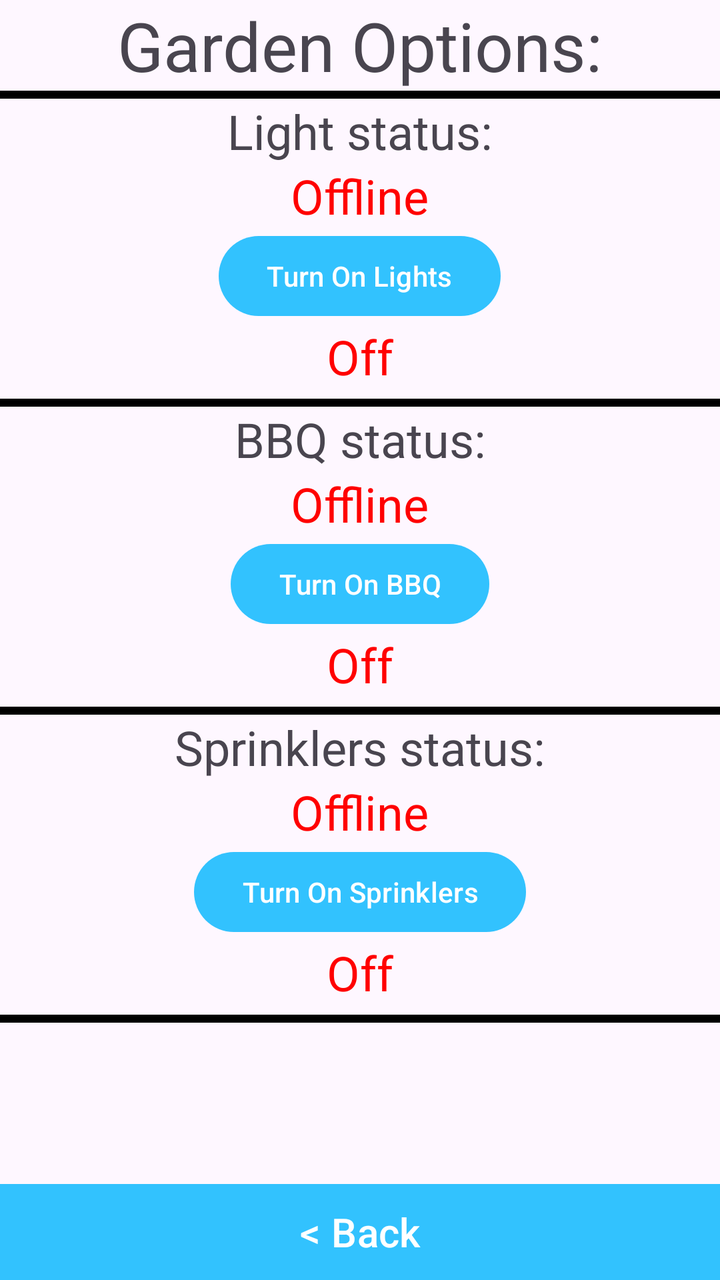
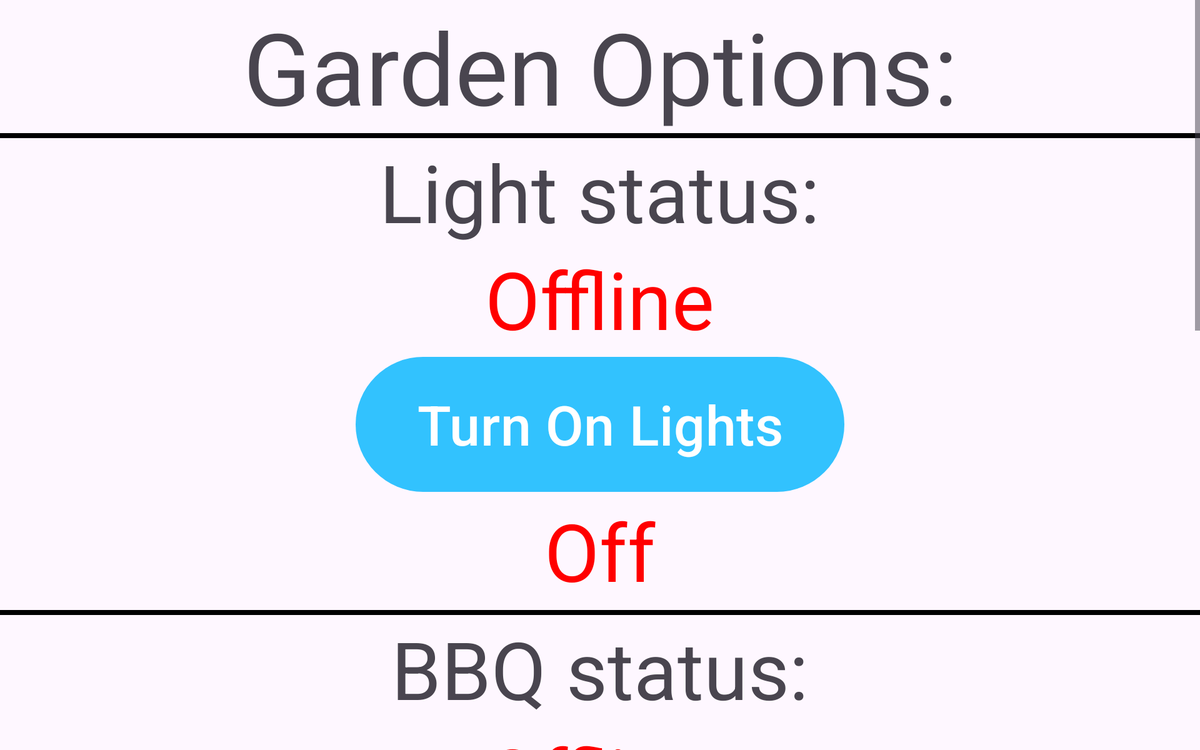

Compare how this app lays out the same screen by default and in its alternative resource folder. The renders come first, then the two layout files and the values they reference.
<!-- AndroidManifest.xml: application theme Theme.MQTT_Project -->
<!-- res/layout/garden_menu.xml -->
<?xml version="1.0" encoding="utf-8"?>
<LinearLayout xmlns:android="http://schemas.android.com/apk/res/android"
    xmlns:app="http://schemas.android.com/apk/res-auto"
    xmlns:tools="http://schemas.android.com/tools"
    android:layout_width="match_parent"
    android:layout_height="match_parent"
    android:orientation="vertical"
    tools:context=".GardenFragment">

    <TextView
        android:id="@+id/txtV_garden_title"
        android:layout_width="match_parent"
        android:layout_height="wrap_content"
        android:text="@string/garden_options"
        android:textAlignment="center"
        android:textSize="34sp" />

    <View
        android:id="@+id/divider"
        android:layout_width="match_parent"
        android:layout_height="4dp"
        android:background="@android:color/black" />

    <LinearLayout
        android:id="@+id/garden_box_1"
        android:layout_width="match_parent"
        android:layout_height="wrap_content"
        android:orientation="vertical">

        <TextView
            android:id="@+id/txtV_garden_lights_title"
            android:layout_width="wrap_content"
            android:layout_height="wrap_content"
            android:layout_gravity="center"
            android:text="@string/light_status"
            android:textSize="24sp" />

        <TextView
            android:id="@+id/txtV_garden_lights_status"
            android:layout_width="wrap_content"
            android:layout_height="wrap_content"
            android:layout_gravity="center"
            android:text="@string/offline_status"
            android:textColor="#FF0000"
            android:textSize="24sp" />

        <Button
            android:id="@+id/btn_garden_lights"
            android:layout_width="wrap_content"
            android:layout_height="wrap_content"
            android:layout_gravity="center"
            android:text="@string/turn_on_lights" />

        <TextView
            android:id="@+id/garden_lights_status"
            android:layout_width="wrap_content"
            android:layout_height="wrap_content"
            android:layout_gravity="center"
            android:text="@string/status_off"
            android:textSize="24sp"
            android:textColor="#FF0000"/>

        <View
            android:id="@+id/divider1"
            android:layout_width="match_parent"
            android:layout_height="4dp"
            android:layout_marginTop="5dp"
            android:background="@android:color/black" />

    </LinearLayout>

    <LinearLayout
        android:id="@+id/garden_box_2"
        android:layout_width="match_parent"
        android:layout_height="wrap_content"
        android:orientation="vertical">

        <TextView
            android:id="@+id/txtV_garden_doors_title"
            android:layout_width="wrap_content"
            android:layout_height="wrap_content"
            android:layout_gravity="center"
            android:text="@string/bbq_status"
            android:textSize="24sp" />

        <TextView
            android:id="@+id/txtV_garden_BBQ_status"
            android:layout_width="wrap_content"
            android:layout_height="wrap_content"
            android:layout_gravity="center"
            android:text="@string/offline_status"
            android:textColor="#FF0000"
            android:textSize="24sp" />

        <Button
            android:id="@+id/btn_garden_BBQ"
            android:layout_width="wrap_content"
            android:layout_height="wrap_content"
            android:layout_gravity="center"
            android:text="@string/turn_on_bbq" />

        <TextView
            android:id="@+id/garden_bbq_status"
            android:layout_width="wrap_content"
            android:layout_height="wrap_content"
            android:layout_gravity="center"
            android:text="@string/status_off"
            android:textSize="24sp"
            android:textColor="#FF0000"/>

        <View
            android:id="@+id/divider2"
            android:layout_width="match_parent"
            android:layout_height="4dp"
            android:layout_marginTop="5dp"
            android:background="@android:color/black" />
    </LinearLayout>

    <LinearLayout
        android:id="@+id/garden_box_3"
        android:layout_width="match_parent"
        android:layout_height="wrap_content"
        android:orientation="vertical">

        <TextView
            android:id="@+id/txtV_garden_sprinklers"
            android:layout_width="wrap_content"
            android:layout_height="wrap_content"
            android:layout_gravity="center"
            android:text="@string/sprinklers_status"
            android:textSize="24sp" />

        <TextView
            android:id="@+id/txtV_garden_sprinklers_status"
            android:layout_width="wrap_content"
            android:layout_height="wrap_content"
            android:layout_gravity="center"
            android:text="@string/offline_status"
            android:textColor="#FF0000"
            android:textSize="24sp" />

        <Button
            android:id="@+id/btn_garden_sprinklers"
            android:layout_width="wrap_content"
            android:layout_height="wrap_content"
            android:layout_gravity="center"
            android:text="@string/turn_on_sprinklers" />

        <TextView
            android:id="@+id/garden_sprinklers_status"
            android:layout_width="wrap_content"
            android:layout_height="wrap_content"
            android:layout_gravity="center"
            android:text="@string/status_off"
            android:textSize="24sp"
            android:textColor="#FF0000"/>

        <View
            android:id="@+id/divider3"
            android:layout_width="match_parent"
            android:layout_height="4dp"
            android:layout_marginTop="5dp"
            android:background="@android:color/black" />

    </LinearLayout>

    <LinearLayout
    android:layout_width="match_parent"
    android:layout_height="0dp"
    android:layout_weight="1">
        <Button
        android:id="@+id/btn_garden_back"
        android:layout_width="match_parent"
        android:layout_height="wrap_content"
        android:background="#000000"
        android:text="@string/back"
        android:textSize="20sp"
        app:layout_constraintBottom_toBottomOf="parent"
        app:layout_constraintEnd_toEndOf="parent"
        app:layout_constraintStart_toStartOf="parent"
        tools:ignore="VisualLintButtonSize"
        android:layout_gravity="bottom"/>
    </LinearLayout>

</LinearLayout>
<!-- resources referenced by this layout -->
<resources>
  <string name="back">&lt; Back</string>
  <string name="bbq_status">BBQ status:</string>
  <string name="garden_options">Garden Options:</string>
  <string name="light_status">Light status:</string>
  <string name="offline_status" translatable="false">Offline</string>
  <string name="sprinklers_status">Sprinklers status:</string>
  <string name="status_off">Off</string>
  <string name="turn_on_bbq">Turn On BBQ</string>
  <string name="turn_on_lights">Turn On Lights</string>
  <string name="turn_on_sprinklers">Turn On Sprinklers</string>
  <style name="Theme.MQTT_Project" parent="Base.Theme.MQTT_Project" />
  <style name="Base.Theme.MQTT_Project" parent="Theme.Material3.DayNight.NoActionBar">
          
          <item name="colorPrimary">@color/my_primary</item>
          <item name="actionSettings">@drawable/settings_dark</item>
          <item name="actionLogo">@drawable/spsoa_rounded</item>
          <item name="actionBack">@drawable/back_arrow_dark</item>
          <item name="actionIcon">@drawable/icon</item>
      </style>
  <color name="my_primary">#32C2FE</color>
  <!-- drawable spsoa_rounded: png bitmap (drawable, 294124 bytes) -->
  <!-- drawable icon: vector/xml drawable (drawable, 10598 chars, omitted) -->
</resources>
<!-- res/layout-sw600dp-land/garden_menu.xml (the repository's variant of the layout above) -->
<!-- drawn on a 7-inch tablet turned sideways -->
<?xml version="1.0" encoding="utf-8"?>
<LinearLayout xmlns:android="http://schemas.android.com/apk/res/android"
    xmlns:app="http://schemas.android.com/apk/res-auto"
    xmlns:tools="http://schemas.android.com/tools"
    android:layout_width="match_parent"
    android:layout_height="match_parent"
    android:orientation="vertical"
    tools:context=".GardenFragment">

    <ScrollView
        android:layout_width="match_parent"
        android:layout_height="match_parent" >

        <LinearLayout
            android:id="@+id/garden_box_1"
            android:layout_width="match_parent"
            android:layout_height="wrap_content"
            android:orientation="vertical">

            <TextView
                android:id="@+id/txtV_garden_title"
                android:layout_width="match_parent"
                android:layout_height="wrap_content"
                android:text="@string/garden_options"
                android:textAlignment="center"
                android:textSize="80sp" />

            <View
                android:id="@+id/divider"
                android:layout_width="match_parent"
                android:layout_height="4dp"
                android:background="@android:color/black" />

            <TextView
                android:id="@+id/txtV_garden_lights_title"
                android:layout_width="wrap_content"
                android:layout_height="wrap_content"
                android:layout_gravity="center"
                android:text="@string/light_status"
                android:textSize="64sp" />

            <TextView
                android:id="@+id/txtV_garden_lights_status"
                android:layout_width="wrap_content"
                android:layout_height="wrap_content"
                android:layout_gravity="center"
                android:text="@string/offline_status"
                android:textColor="#FF0000"
                android:textSize="64sp" />

            <Button
                android:id="@+id/btn_garden_lights"
                android:layout_width="391dp"
                android:layout_height="116dp"
                android:layout_gravity="center"
                android:text="@string/turn_on_lights"
                android:textSize="44sp" />

            <TextView
                android:id="@+id/garden_lights_status"
                android:layout_width="wrap_content"
                android:layout_height="wrap_content"
                android:layout_gravity="center"
                android:text="@string/status_off"
                android:textColor="#FF0000"
                android:textSize="64sp" />

            <View
                android:id="@+id/divider1"
                android:layout_width="match_parent"
                android:layout_height="4dp"
                android:layout_marginTop="5dp"
                android:background="@android:color/black" />

            <TextView
                android:id="@+id/txtV_garden_doors_title"
                android:layout_width="wrap_content"
                android:layout_height="wrap_content"
                android:layout_gravity="center"
                android:text="@string/bbq_status"
                android:textSize="64sp" />

            <TextView
                android:id="@+id/txtV_garden_BBQ_status"
                android:layout_width="wrap_content"
                android:layout_height="wrap_content"
                android:layout_gravity="center"
                android:text="@string/offline_status"
                android:textColor="#FF0000"
                android:textSize="64sp" />

            <Button
                android:id="@+id/btn_garden_BBQ"
                android:layout_width="355dp"
                android:layout_height="119dp"
                android:layout_gravity="center"
                android:text="@string/turn_on_bbq"
                android:textSize="44sp" />

            <TextView
                android:id="@+id/garden_bbq_status"
                android:layout_width="wrap_content"
                android:layout_height="wrap_content"
                android:layout_gravity="center"
                android:text="@string/status_off"
                android:textColor="#FF0000"
                android:textSize="64sp" />

            <View
                android:id="@+id/divider2"
                android:layout_width="match_parent"
                android:layout_height="4dp"
                android:layout_marginTop="5dp"
                android:background="@android:color/black" />

            <TextView
                android:id="@+id/txtV_garden_sprinklers"
                android:layout_width="wrap_content"
                android:layout_height="wrap_content"
                android:layout_gravity="center"
                android:text="@string/sprinklers_status"
                android:textSize="64sp" />

            <TextView
                android:id="@+id/txtV_garden_sprinklers_status"
                android:layout_width="wrap_content"
                android:layout_height="wrap_content"
                android:layout_gravity="center"
                android:text="@string/offline_status"
                android:textColor="#FF0000"
                android:textSize="64sp" />

            <Button
                android:id="@+id/btn_garden_sprinklers"
                android:layout_width="497dp"
                android:layout_height="114dp"
                android:layout_gravity="center"
                android:text="@string/turn_on_sprinklers"
                android:textSize="44sp" />

            <TextView
                android:id="@+id/garden_sprinklers_status"
                android:layout_width="wrap_content"
                android:layout_height="wrap_content"
                android:layout_gravity="center"
                android:layout_marginBottom="5dp"
                android:text="@string/status_off"
                android:textColor="#FF0000"
                android:textSize="64sp" />

            <View
                android:id="@+id/divider3"
                android:layout_width="match_parent"
                android:layout_height="4dp"
                android:layout_marginTop="5dp"
                android:background="@android:color/black" />

            <Button
                android:id="@+id/btn_garden_back"
                android:layout_width="match_parent"
                android:layout_height="wrap_content"
                android:layout_gravity="bottom"
                android:background="#000000"
                android:text="@string/back"
                android:textSize="60sp"
                app:layout_constraintBottom_toBottomOf="parent"
                app:layout_constraintEnd_toEndOf="parent"
                app:layout_constraintStart_toStartOf="parent"
                tools:ignore="VisualLintButtonSize" />

        </LinearLayout>
    </ScrollView>

</LinearLayout>
